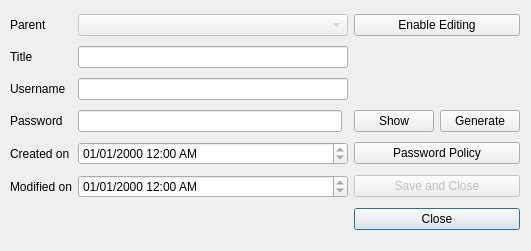
<?xml version="1.0" encoding="UTF-8"?>
<ui version="4.0">
 <class>EntryDisplayWindow</class>
 <widget class="QDialog" name="EntryDisplayWindow">
  <property name="geometry">
   <rect>
    <x>0</x>
    <y>0</y>
    <width>531</width>
    <height>251</height>
   </rect>
  </property>
  <property name="windowTitle">
   <string>Entry</string>
  </property>
  <widget class="QWidget" name="gridLayoutWidget_2">
   <property name="geometry">
    <rect>
     <x>10</x>
     <y>10</y>
     <width>510</width>
     <height>227</height>
    </rect>
   </property>
   <layout class="QGridLayout" name="gridLayout">
    <item row="3" column="1">
     <widget class="QLineEdit" name="lineEditPassword">
      <property name="sizePolicy">
       <sizepolicy hsizetype="Expanding" vsizetype="Fixed">
        <horstretch>0</horstretch>
        <verstretch>0</verstretch>
       </sizepolicy>
      </property>
      <property name="readOnly">
       <bool>true</bool>
      </property>
     </widget>
    </item>
    <item row="2" column="1" colspan="2">
     <widget class="QLineEdit" name="lineEditUsername">
      <property name="sizePolicy">
       <sizepolicy hsizetype="Expanding" vsizetype="Fixed">
        <horstretch>0</horstretch>
        <verstretch>0</verstretch>
       </sizepolicy>
      </property>
      <property name="readOnly">
       <bool>true</bool>
      </property>
     </widget>
    </item>
    <item row="4" column="0">
     <widget class="QLabel" name="labelCreated">
      <property name="sizePolicy">
       <sizepolicy hsizetype="Preferred" vsizetype="Preferred">
        <horstretch>0</horstretch>
        <verstretch>0</verstretch>
       </sizepolicy>
      </property>
      <property name="text">
       <string>Created on</string>
      </property>
     </widget>
    </item>
    <item row="0" column="1" colspan="2">
     <widget class="QComboBox" name="comboParent">
      <property name="enabled">
       <bool>false</bool>
      </property>
      <property name="sizePolicy">
       <sizepolicy hsizetype="Preferred" vsizetype="Fixed">
        <horstretch>0</horstretch>
        <verstretch>0</verstretch>
       </sizepolicy>
      </property>
     </widget>
    </item>
    <item row="1" column="0">
     <widget class="QLabel" name="labelTitle">
      <property name="sizePolicy">
       <sizepolicy hsizetype="Preferred" vsizetype="Preferred">
        <horstretch>0</horstretch>
        <verstretch>0</verstretch>
       </sizepolicy>
      </property>
      <property name="text">
       <string>Title</string>
      </property>
      <property name="textFormat">
       <enum>Qt::RichText</enum>
      </property>
     </widget>
    </item>
    <item row="2" column="0">
     <widget class="QLabel" name="labelUsername">
      <property name="sizePolicy">
       <sizepolicy hsizetype="Preferred" vsizetype="Preferred">
        <horstretch>0</horstretch>
        <verstretch>0</verstretch>
       </sizepolicy>
      </property>
      <property name="text">
       <string>Username</string>
      </property>
      <property name="textFormat">
       <enum>Qt::RichText</enum>
      </property>
     </widget>
    </item>
    <item row="0" column="0">
     <widget class="QLabel" name="labelParent">
      <property name="sizePolicy">
       <sizepolicy hsizetype="Preferred" vsizetype="Preferred">
        <horstretch>0</horstretch>
        <verstretch>0</verstretch>
       </sizepolicy>
      </property>
      <property name="text">
       <string>Parent</string>
      </property>
      <property name="textFormat">
       <enum>Qt::RichText</enum>
      </property>
     </widget>
    </item>
    <item row="1" column="1" colspan="2">
     <widget class="QLineEdit" name="lineEditTitle">
      <property name="sizePolicy">
       <sizepolicy hsizetype="Expanding" vsizetype="Fixed">
        <horstretch>0</horstretch>
        <verstretch>0</verstretch>
       </sizepolicy>
      </property>
      <property name="readOnly">
       <bool>true</bool>
      </property>
     </widget>
    </item>
    <item row="4" column="1" colspan="2">
     <widget class="QDateTimeEdit" name="dateTimeEditCreated">
      <property name="sizePolicy">
       <sizepolicy hsizetype="Minimum" vsizetype="Fixed">
        <horstretch>0</horstretch>
        <verstretch>0</verstretch>
       </sizepolicy>
      </property>
      <property name="readOnly">
       <bool>true</bool>
      </property>
      <property name="displayFormat">
       <string>MM/dd/yyyy hh:mm AP</string>
      </property>
      <property name="calendarPopup">
       <bool>false</bool>
      </property>
     </widget>
    </item>
    <item row="3" column="0">
     <widget class="QLabel" name="labelPassword">
      <property name="sizePolicy">
       <sizepolicy hsizetype="Preferred" vsizetype="Preferred">
        <horstretch>0</horstretch>
        <verstretch>0</verstretch>
       </sizepolicy>
      </property>
      <property name="text">
       <string>Password</string>
      </property>
      <property name="textFormat">
       <enum>Qt::RichText</enum>
      </property>
     </widget>
    </item>
    <item row="5" column="1" colspan="2">
     <widget class="QDateTimeEdit" name="dateTimeEditModified">
      <property name="sizePolicy">
       <sizepolicy hsizetype="Minimum" vsizetype="Fixed">
        <horstretch>0</horstretch>
        <verstretch>0</verstretch>
       </sizepolicy>
      </property>
      <property name="readOnly">
       <bool>true</bool>
      </property>
      <property name="displayFormat">
       <string>MM/dd/yyyy hh:mm AP</string>
      </property>
     </widget>
    </item>
    <item row="5" column="0">
     <widget class="QLabel" name="labelModified">
      <property name="sizePolicy">
       <sizepolicy hsizetype="Preferred" vsizetype="Preferred">
        <horstretch>0</horstretch>
        <verstretch>0</verstretch>
       </sizepolicy>
      </property>
      <property name="text">
       <string>Modified on</string>
      </property>
     </widget>
    </item>
    <item row="6" column="3" colspan="2">
     <widget class="QPushButton" name="buttonClose">
      <property name="text">
       <string>Close</string>
      </property>
     </widget>
    </item>
    <item row="0" column="3" colspan="2">
     <widget class="QPushButton" name="buttonEditing">
      <property name="sizePolicy">
       <sizepolicy hsizetype="Minimum" vsizetype="Fixed">
        <horstretch>0</horstretch>
        <verstretch>0</verstretch>
       </sizepolicy>
      </property>
      <property name="layoutDirection">
       <enum>Qt::LeftToRight</enum>
      </property>
      <property name="text">
       <string>Enable Editing</string>
      </property>
     </widget>
    </item>
    <item row="5" column="3" colspan="2">
     <widget class="QPushButton" name="buttonSaveClose">
      <property name="enabled">
       <bool>false</bool>
      </property>
      <property name="text">
       <string>Save and Close</string>
      </property>
     </widget>
    </item>
    <item row="3" column="4">
     <widget class="QPushButton" name="buttonGenerate">
      <property name="sizePolicy">
       <sizepolicy hsizetype="Minimum" vsizetype="Fixed">
        <horstretch>0</horstretch>
        <verstretch>0</verstretch>
       </sizepolicy>
      </property>
      <property name="text">
       <string>Generate</string>
      </property>
     </widget>
    </item>
    <item row="3" column="3">
     <widget class="QPushButton" name="buttonShowHidePassword">
      <property name="text">
       <string>Show</string>
      </property>
     </widget>
    </item>
    <item row="4" column="3" colspan="2">
     <widget class="QPushButton" name="buttonPasswordPolicy">
      <property name="text">
       <string>Password Policy</string>
      </property>
     </widget>
    </item>
   </layout>
  </widget>
 </widget>
 <resources/>
 <connections/>
</ui>
